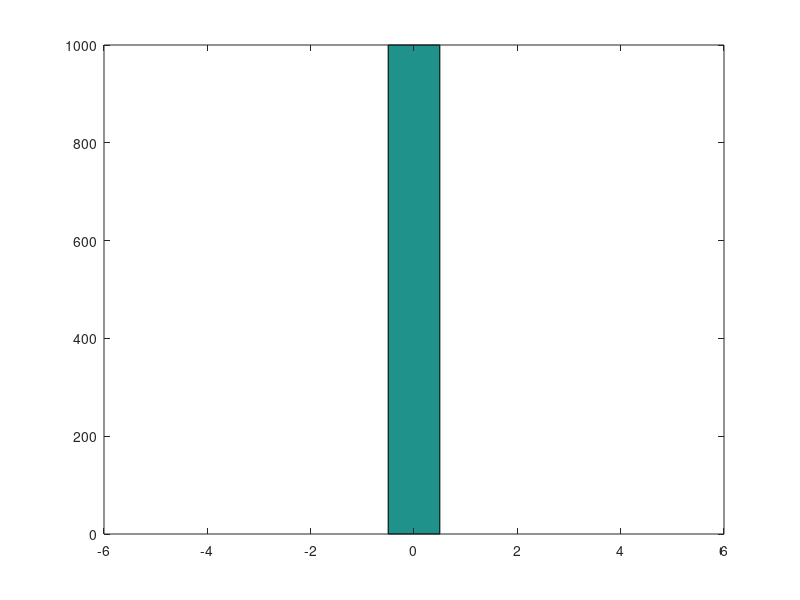

This chart was generated by the following MATLAB code:
%% test_approx_eigs.m
N=1000;
DIM=3;
a12v=randi(DIM,1,N);
a23v=randi(DIM,1,N);
a13v=randi(DIM,1,N);
EPSILON=1e-5;
true_eigs = cell(1,N);
approx_eigs = cell(1,N);
diff = zeros(1,N);
counter=0;
flag = zeros(1,N);
for i = 1:N
    a12=a12v(i);
    a23=a23v(i);
    a13 = a12*a23; % uncomment this line for consistent matrix
%     a13=a13v(i); % uncomment this line for inconsistent matrix
    
    A = [1 a12 a13;1/a12 1 a23;1/a13 1/a23 1];
    [n,~]=size(A);

    % True eigenvector
    [V,D]=eigs(A);
    true_eigs{i} = V(:,1)./sum(V(:,1));

    % approx eigenvector
    A2=A./repmat(sum(A,1),[n 1]);
    approx_eigs{i} = mean(A2,2);

    % compare
    diff(i) = norm(true_eigs{i} - approx_eigs{i});
   
end
hist(diff);
